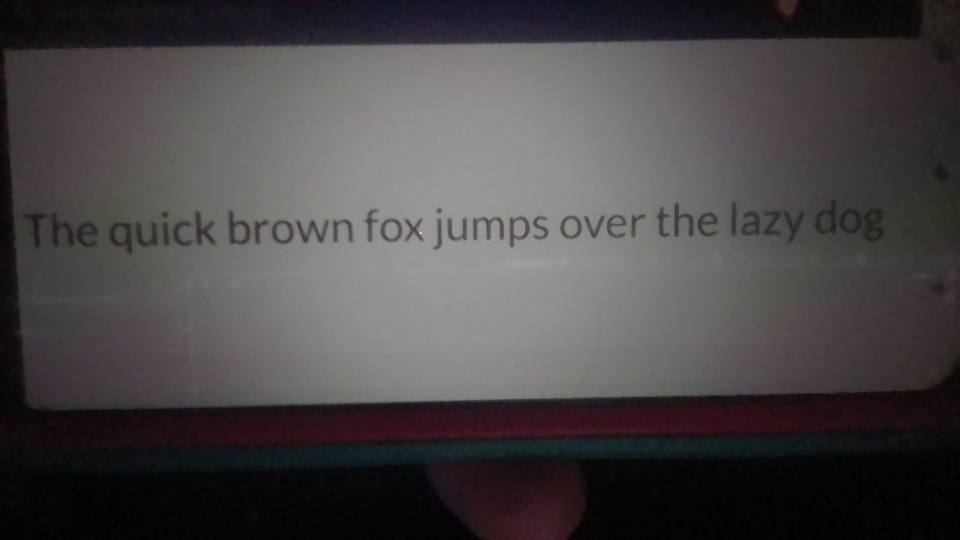
#> input picture StaticWCTest.jpg, 1920 x 1080 px (shown at 1/2 size)
$ python IHaveTheVision.py
#> lines starting #> are read from the running program, lines starting #| are printed output that depends on the picture; after the words box and inside, x2 and y2 are one past the last pixel; in counts of white or black regions, pixels touching at a corner belong together
import os
import sys
import time
import re
from datetime import datetime

# Import required libraries with error handling
try:
    import cv2
    import easyocr
    import numpy as np
except ImportError as e:
    # Extract the missing package name from error message
    missing = str(e).split("'")[1] if "'" in str(e) else "unknown"
    print(f"Missing: {missing}. Run: pip install opencv-python easyocr numpy")
    sys.exit(1)

# Test cases dictionary - maps test IDs to expected text
testcase = {
    "e1": "PASSPORT",
    "e2": "git push -u origin main",
    "e3": "All exams times are scheduled in EST (eastern Standard Time) Semester Course Title CRN Instructor Date Start Duration Room Location Surname Winter CSCI Artificail 72751 Davoudi April 22 3:30 p.m. 2 hours 15 minutes SIR2060 North 2026 4610U Intelligence",
    "e4": "7C Hamilton 8C 3C Mostly Sunny",
    "e5": "SUNO"
}

# [4 lines left out: function log, not called in this run]

def logSeparator(char="=", length=60):
    """Write a separator line to the log file"""
    log(char * length)

# [26 lines left out: function accuracy, not called in this run]

def preprocess(img, denoise=False, sharpen=False):
    """Preprocess image to improve OCR accuracy"""
    # Convert to grayscale
    gray = cv2.cvtColor(img, cv2.COLOR_BGR2GRAY)
    h, w = gray.shape

    # Resize small images (minimum height 300px)
    if h < 300:
        scale = 300 / h
        gray = cv2.resize(gray, (int(w * scale), 300), interpolation=cv2.INTER_CUBIC)

    # Apply adaptive thresholding for better text detection
    result = cv2.adaptiveThreshold(gray, 255, cv2.ADAPTIVE_THRESH_GAUSSIAN_C, cv2.THRESH_BINARY, 11, 2)

    # Optional noise reduction
    if denoise:
        result = cv2.medianBlur(result, 3)

    # Optional edge sharpening
    if sharpen:
        kernel = np.array([[-1,-1,-1], [-1,9,-1], [-1,-1,-1]])
        result = cv2.filter2D(result, -1, kernel)

    return result

def extract(img, denoise=False, sharpen=False):
    """Extract text from image (file path or numpy array)"""
    # Load image if path is provided
    if isinstance(img, str):
        img = cv2.imread(img)
        if img is None:
            return "Error: Could not read image"

    # Preprocess the image
    processed = preprocess(img, denoise, sharpen)

    # Initialize OCR reader (English only)
    reader = easyocr.Reader(['en'], verbose=False, gpu=False)

    # Extract and return text
    return " ".join(reader.readtext(processed, detail=0, paragraph=False)) or "No text detected"

# [24 lines left out: function webcam, not called in this run]

def testCase(path):
    """Auto-detect which test case matches the image filename"""
    f = os.path.basename(path).lower()
    # Check for test1-5 or e1-5 in filename
    for i in range(1, 6):
        if f'test{i}' in f or f'e{i}' in f:
            return f'e{i}', testcase[f'e{i}']
    return None, None

# [7 lines left out: function findImages, not called in this run]

def singleMode():
    """Process a single image file"""
    # Get image filename from user
    name = input("\nImage filename: ").strip().strip('"').strip("'")
    key, expected = testCase(name)
    if key:
        print(f"\n[INFO] Test: {key}")

    # Get preprocessing preferences
    denoise = input("Denoise? (y/n): ").strip().lower() in ['y', 'yes']
    sharpen = input("Sharpen? (y/n): ").strip().lower() in ['y', 'yes']

    # Extract text and measure time
    start = time.time()
    result = extract(name, denoise, sharpen)
    elapsed = time.time() - start

    # Display results
    print(f"\n{'─'*55}\nEXTRACTED TEXT:\n{'─'*55}\n{result}\n{'─'*55}\nTime: {elapsed:.2f}s")

    # If test case exists, calculate and log accuracy
    if key and expected:
        acc = accuracy(result, expected)
        print(f"\n{'='*55}\nTEST RESULT:\n  Expected: {expected}\n  Accuracy: {acc}%\n{'='*55}")

        # Log detailed results
        log(f"\n{'='*60}\nTimestamp: {datetime.now():%Y-%m-%d %H:%M:%S}\nImage: {name}\nTime: {elapsed:.2f}s\nAccuracy: {acc}%\nExpected: {expected}\nExtracted: {result}\n{'='*60}")
    else:
        # Log without accuracy
        log(f"\n{'='*60}\nTimestamp: {datetime.now():%Y-%m-%d %H:%M:%S}\nImage: {name}\nTime: {elapsed:.2f}s\nExtracted: {result}\n{'='*60}")

    print(f"\n[INFO] Logged to logs/latest-log.txt")

# [72 lines left out: functions batchMode, webcamMode, not called in this run]

def main():
    """Main program entry point"""
    print("=" * 55)
    print("IhaveTheVision")
    print("=" * 55)
    print("\n1. Single image\n2. Batch (easy images)\n3. Webcam")

    choice = input("\nChoose (1, 2, or 3): ").strip()
#> the answer given: 1

    # Route to selected mode
    if choice == "1":
        singleMode()
#> the answer given: StaticWCTest.jpg
#> the answer given: y
#> the answer given: y
#> in extract, img is the input picture: shape (1080, 1920, 3); mean B, G, R 70.2, 69.2, 72.9
#> in preprocess, `result = cv2.adaptiveThreshold(gray, 255, cv2.ADAPTIVE_THRESH_GAUSSIAN..`:
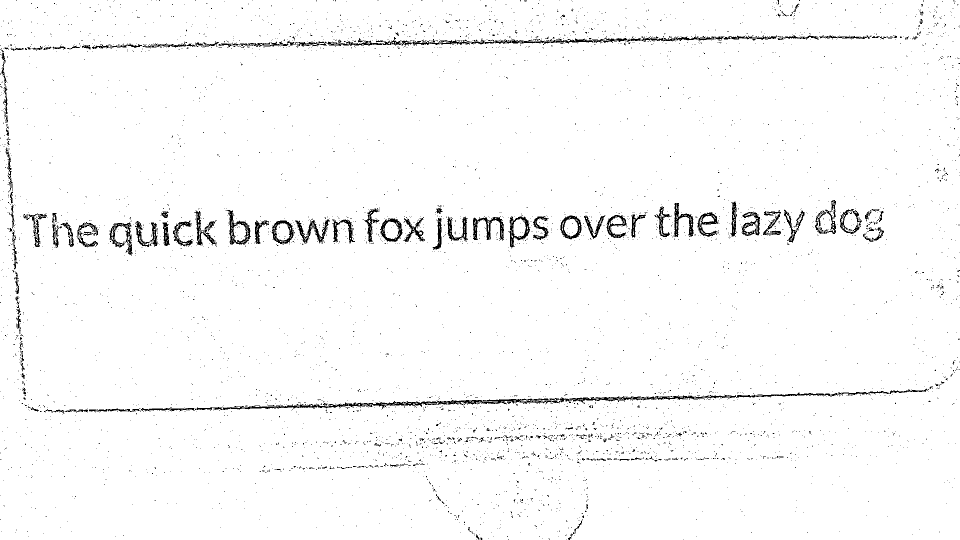
#> result: shape (1080, 1920) (shown at 1/2 size); 97.5% white; black in thin lines or dots
#> in preprocess, `result = cv2.medianBlur(result, 3)`:
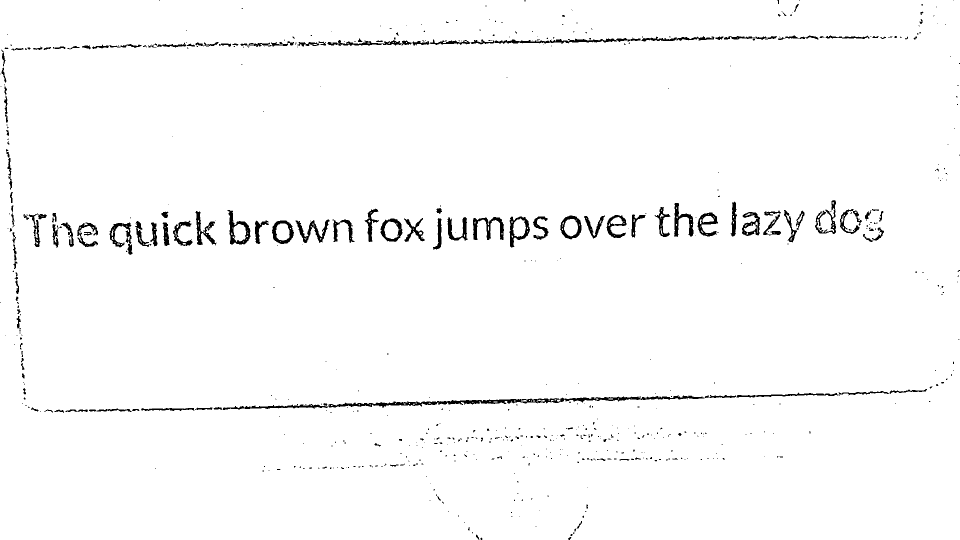
#> result: shape (1080, 1920) (shown at 1/2 size); 97.9% white; 647 black regions (496 under 20 px), largest, box (x1, y1, x2, y2) and area: (445, 791, 1409, 820) 5092, (942, 76, 1281, 89) 1500, (455, 420, 501, 489) 1087
#> (the call stopped at in extract, `reader = easyocr.Reader(['en'], verbose=False, gpu=False)`: easyocr is not available in this run)
    elif choice == "2":
        batchMode()
    elif choice == "3":
        webcamMode()
    else:
        print("Invalid choice")

if __name__ == "__main__":
    try:
        main()
    except KeyboardInterrupt:
        print("\n\nCancelled")
        sys.exit(0)
    except Exception as e:
        print(f"\nError: {e}")
        sys.exit(1)
